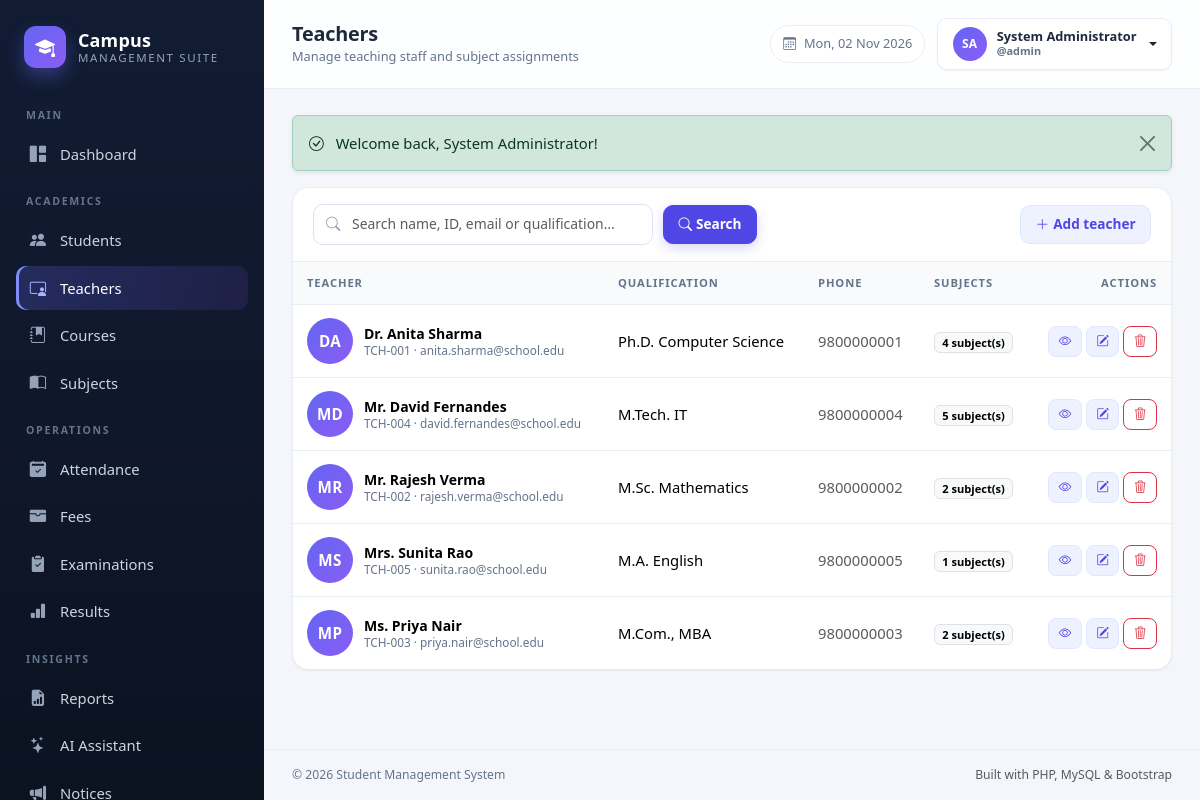
Screenshot of /admin/teachers/index.php (signed in) with the database file from the repository.
### tables this page shows
CREATE TABLE teachers (
    id INT UNSIGNED AUTO_INCREMENT PRIMARY KEY,
    employee_id VARCHAR(30) NOT NULL UNIQUE,
    full_name VARCHAR(120) NOT NULL,
    email VARCHAR(120) NOT NULL UNIQUE,
    phone VARCHAR(20) DEFAULT NULL,
    gender ENUM('Male','Female','Other') DEFAULT NULL,
    dob DATE DEFAULT NULL,
    qualification VARCHAR(120) DEFAULT NULL,
    address VARCHAR(255) DEFAULT NULL,
    photo VARCHAR(255) DEFAULT NULL,
    created_at TIMESTAMP DEFAULT CURRENT_TIMESTAMP
);

### includes/functions.php (called while the page is built, shortened)
<?php
function e($value): string
{
    return htmlspecialchars((string) $value, ENT_QUOTES | ENT_SUBSTITUTE, 'UTF-8');
}
function url(string $path = ''): string
{
    return BASE_URL . '/' . ltrim($path, '/');
}
function query(string $key, string $default = ''): string
{
    $value = $_GET[$key] ?? $default;
    return is_string($value) ? trim($value) : $default;
}
function query_int(string $key, int $default = 0): int
{
    return isset($_GET[$key]) && $_GET[$key] !== '' ? (int) $_GET[$key] : $default;
}
function paginate(int $total, ?int $perPage = null): array
{
    $perPage = $perPage ?? ROWS_PER_PAGE;
    $pages   = max(1, (int) ceil($total / $perPage));
    $page    = max(1, min($pages, query_int('page', 1)));
    return [
        'page'    => $page,
        'pages'   => $pages,
        'offset'  => ($page - 1) * $perPage,
        'perPage' => $perPage,
        'total'   => $total,
    ];
}
function initials(string $name): string
{
    $parts = preg_split('/\s+/', trim($name)) ?: [];
    $out = '';
    foreach (array_slice($parts, 0, 2) as $part) {
        $out .= strtoupper(substr($part, 0, 1));
    }
    return $out !== '' ? $out : '?';
}

### config/database.php (called while the page is built, shortened)
<?php
function db(): PDO
{
    static $pdo = null;
    if ($pdo instanceof PDO) {
        return $pdo;
    }
    $dsn = 'mysql:host=' . DB_HOST . ';dbname=' . DB_NAME . ';charset=' . DB_CHARSET;
    try {
        $pdo = new PDO($dsn, DB_USER, DB_PASS, [
            PDO::ATTR_ERRMODE            => PDO::ERRMODE_EXCEPTION,
            PDO::ATTR_DEFAULT_FETCH_MODE => PDO::FETCH_ASSOC,
            PDO::ATTR_EMULATE_PREPARES   => false,
        ]);
    } catch (PDOException $e) {
        http_response_code(500);
        $message = APP_DEBUG ? $e->getMessage() : 'Unable to connect to the database.';
        echo '<!DOCTYPE html><html><head><meta charset="utf-8"><title>Database Error</title>'
            . '<link href="https://cdn.jsdelivr.net/npm/bootstrap@5.3.3/dist/css/bootstrap.min.css" rel="stylesheet"></head>'
            . '<body class="bg-light"><div class="container py-5"><div class="alert alert-danger shadow-sm">'
            . '<h4 class="alert-heading">Database connection failed</h4>'
            . '<p class="mb-2">' . htmlspecialchars($message) . '</p>'
            . '<hr><p class="mb-0 small">Make sure MySQL is running in XAMPP and that '
            . '<code>database/student_management.sql</code> has been imported.</p>'
            . '</div></div></body></html>';
        exit;
    }
    return $pdo;
}

### admin/teachers/index.php (the view, shortened to what this page needs)
<?php
$q = query('q');
$whereSql = '';
$params   = [];
$countStmt = db()->prepare('SELECT COUNT(*) FROM teachers t' . $whereSql);
$countStmt->execute($params);
$p = paginate((int) $countStmt->fetchColumn());
$sql = 'SELECT t.*, COUNT(su.id) AS subject_count
        FROM teachers t
        LEFT JOIN subjects su ON su.teacher_id = t.id' . $whereSql . '
        GROUP BY t.id
        ORDER BY t.full_name
        LIMIT ' . (int) $p['perPage'] . ' OFFSET ' . (int) $p['offset'];
$stmt = db()->prepare($sql);
$stmt->execute($params);
$teachers = $stmt->fetchAll();
require dirname(__DIR__, 2) . '/includes/header.php';
?>
<div class="card table-card">
    <div class="card-header">
        <form class="toolbar mb-0" method="get">
            <div class="search-box input-icon">
                <i class="bi bi-search"></i>
                <input class="form-control" type="search" name="q" value="<?= e($q) ?>" placeholder="Search name, ID, email or qualification…">
            </div>
            <button class="btn btn-primary" type="submit"><i class="bi bi-search me-1"></i>Search</button>
            <a class="btn btn-soft ms-auto" href="<?= e(url('admin/teachers/create.php')) ?>">
                <i class="bi bi-plus-lg me-1"></i>Add teacher
            </a>
        </form>
    </div>
    <div class="table-responsive">
        <table class="table table-hover align-middle mb-0">
            <thead>
                <tr>
                    <th>Teacher</th>
                    <th>Qualification</th>
                    <th>Phone</th>
                    <th>Subjects</th>
                    <th class="text-end">Actions</th>
                </tr>
            </thead>
            <tbody>
                <?php foreach ($teachers as $teacher): ?>
                    <tr>
                        <td>
                            <div class="person-cell">
                                <?php if ($teacher['photo']): ?>
                                    <img class="avatar avatar-md" src="<?= e(url($teacher['photo'])) ?>" alt="">
                                <?php else: ?>
                                    <span class="avatar avatar-md"><?= e(initials($teacher['full_name'])) ?></span>
                                <?php endif; ?>
                                <div class="meta">
                                    <strong><?= e($teacher['full_name']) ?></strong>
                                    <small><?= e($teacher['employee_id']) ?> &middot; <?= e($teacher['email']) ?></small>
                                </div>
                            </div>
                        </td>
                        <td><?= e($teacher['qualification'] ?: '—') ?></td>
                        <td class="text-muted"><?= e($teacher['phone'] ?: '—') ?></td>
                        <td><span class="badge text-bg-light border"><?= (int) $teacher['subject_count'] ?> subject(s)</span></td>
                        <td class="text-end text-nowrap">
                            <a class="btn btn-sm btn-soft" href="<?= e(url('admin/teachers/view.php?id=' . $teacher['id'])) ?>" title="View">
                                <i class="bi bi-eye"></i>
                            </a>
                            <a class="btn btn-sm btn-soft" href="<?= e(url('admin/teachers/edit.php?id=' . $teacher['id'])) ?>" title="Edit">
                                <i class="bi bi-pencil-square"></i>
                            </a>
                            <form class="d-inline" method="post" action="<?= e(url('admin/teachers/delete.php')) ?>">
                                <button class="btn btn-sm btn-outline-danger" type="submit"
                                        data-confirm="Remove <?= e($teacher['full_name']) ?> from the teaching staff?">
                                    <i class="bi bi-trash3"></i>
                                </button>
                            </form>
                        </td>
                    </tr>
                <?php endforeach; ?>
            </tbody>
        </table>
    </div>
</div>
<?php require dirname(__DIR__, 2) . '/includes/footer.php'; ?>

### assets/css/style.css (style rules this page uses)
:root { --brand: #4f46e5; --brand-dark: #4338ca; --brand-soft: #eef2ff; --sidebar-bg: #0f172a; --sidebar-muted: #94a3b8; --body-bg: #f4f6fb; --surface: #ffffff; --text: #1e293b; --muted: #64748b; --line: #e8edf5; --radius: 16px; --shadow-sm: 0 1px 2px rgba(15, 23, 42, .06); --shadow: 0 10px 30px rgba(15, 23, 42, .07); --sidebar-w: 264px; }
* { box-sizing: border-box; }
body { margin: 0; background: var(--body-bg); color: var(--text); font-family: "Segoe UI", system-ui, -apple-system, "Helvetica Neue", Arial, sans-serif; font-size: .925rem; -webkit-font-smoothing: antialiased; }
a { text-decoration: none; }
.avatar { display: inline-grid; place-items: center; border-radius: 50%; background: linear-gradient(135deg, #6366f1, #8b5cf6); color: #fff; font-weight: 700; letter-spacing: .3px; flex-shrink: 0; object-fit: cover; }
.avatar-md { width: 46px; height: 46px; font-size: .95rem; }
.card { border: 1px solid var(--line); border-radius: var(--radius); box-shadow: var(--shadow-sm); }
.card-header { background: #fff; border-bottom: 1px solid var(--line); border-radius: var(--radius) var(--radius) 0 0 !important; padding: 16px 20px; font-weight: 600; }
.table { --bs-table-bg: transparent; margin-bottom: 0; }
.table > :not(caption) > * > * { padding: 13px 14px; border-bottom-color: var(--line); vertical-align: middle; }
.table thead th { font-size: .7rem; text-transform: uppercase; letter-spacing: .08em; color: var(--muted); font-weight: 700; background: #f8fafc; border-bottom: 1px solid var(--line) !important; white-space: nowrap; }
.table tbody tr:last-child td { border-bottom: 0; }
.table-card { overflow: hidden; }
.table-responsive { border-radius: 0 0 var(--radius) var(--radius); }
.person-cell { display: flex; align-items: center; gap: 11px; }
.person-cell .meta { display: flex; flex-direction: column; line-height: 1.25; }
.person-cell .meta strong { font-size: .875rem; }
.person-cell .meta small { color: var(--muted); font-size: .74rem; }
.btn { border-radius: 10px; font-weight: 600; font-size: .85rem; padding: .5rem .9rem; }
.btn-primary { background: var(--brand); border-color: var(--brand); box-shadow: 0 4px 12px rgba(79, 70, 229, .22); }
.btn-soft { background: var(--brand-soft); color: var(--brand); border: 1px solid #e0e7ff; }
.btn-sm { padding: .34rem .6rem; font-size: .78rem; border-radius: 8px; }
.form-control, .form-select { border-radius: 10px; border-color: #dbe2ee; padding: .55rem .8rem; font-size: .87rem; }
.input-icon { position: relative; }
.input-icon > i { position: absolute; left: 13px; top: 50%; transform: translateY(-50%); color: #94a3b8; font-size: .9rem; }
.input-icon .form-control { padding-left: 38px; }
.toolbar { display: flex; flex-wrap: wrap; gap: 10px; align-items: center; margin-bottom: 16px; }
.toolbar .search-box { flex: 1 1 220px; max-width: 340px; }

### rows the page displays
teachers: full_name "DA", full_name "Dr. Anita Sharma", employee "TCH-001", email "anita.sharma@school.edu", qualification "Ph.D. Computer Science", phone "9800000001", subject_count "4"
teachers: full_name "MD", full_name "Mr. David Fernandes", employee "TCH-004", email "david.fernandes@school.edu", qualification "M.Tech. IT", phone "9800000004", subject_count "5"
teachers: full_name "MR", full_name "Mr. Rajesh Verma", employee "TCH-002", email "rajesh.verma@school.edu", qualification "M.Sc. Mathematics", phone "9800000002", subject_count "2"
teachers: full_name "MS", full_name "Mrs. Sunita Rao", employee "TCH-005", email "sunita.rao@school.edu", qualification "M.A. English", phone "9800000005", subject_count "1"
teachers: full_name "MP", full_name "Ms. Priya Nair", employee "TCH-003", email "priya.nair@school.edu", qualification "M.Com., MBA", phone "9800000003", subject_count "2"

### other values shown
$group "MAIN"
$item['label'] "Dashboard"
$group "ACADEMICS"
$item['label'] "Students"
$item['label'] "Teachers"
$item['label'] "Courses"
$item['label'] "Subjects"
$group "OPERATIONS"
$item['label'] "Attendance"
$item['label'] "Fees"
$item['label'] "Examinations"
$item['label'] "Results"
$group "INSIGHTS"
$item['label'] "Reports"
$item['label'] "AI Assistant"
